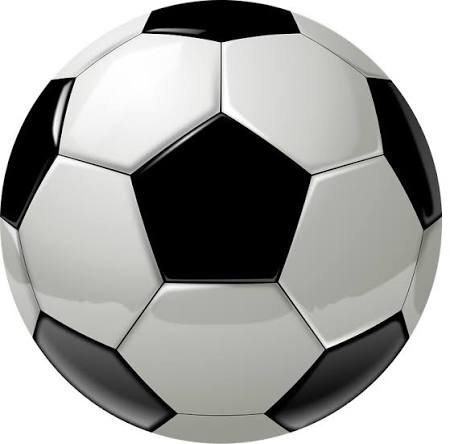
#> input picture OpenCv_Resize/OpenCv_Rectangle/image.jpg, 450 x 444 px
$ python main.py
#> lines starting #> are read from the running program, lines starting #| are printed output that depends on the picture; after the words box and inside, x2 and y2 are one past the last pixel; in counts of white or black regions, pixels touching at a corner belong together
#Resmin belirli bir kısmını sarı renkli bir çerçeveyle kare veya dikdörtgen içine alın. Bu alanın içini doldurun.

import cv2
image = cv2.imread("image.jpg")
#> image is the input picture: shape (444, 450, 3); mean B, G, R 160.2, 162.1, 161.8
cv2.rectangle(image, (100, 100), (300, 300), (128, 0, 0), -1)
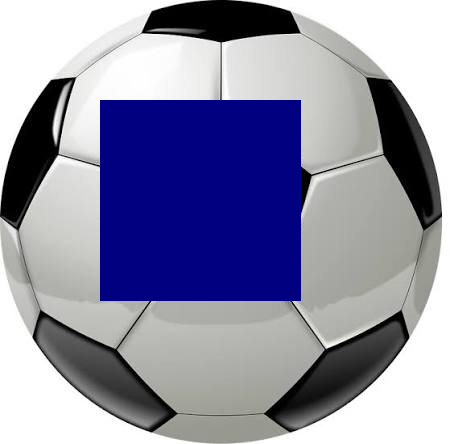
#> image: shape (444, 450, 3); mean B, G, R 166.9, 142.8, 142.5
cv2.rectangle(image, (100, 100), (300, 300), (0, 255, 255), 5)
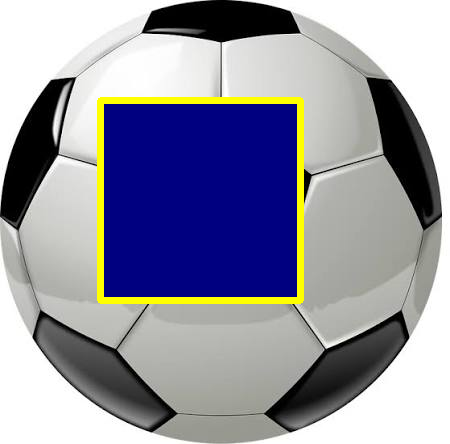
#> image: shape (444, 450, 3); 2.79% of pixels changed, all inside (x1, y1, x2, y2) = (97, 97, 304, 304)
cv2.imwrite("rectangle.jpg", image)
